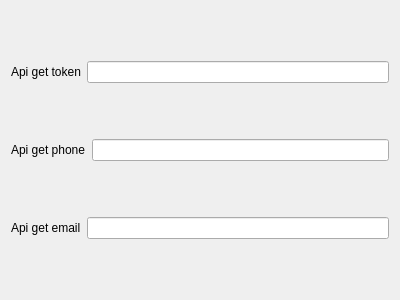
<?xml version="1.0" encoding="UTF-8"?>
<ui version="4.0">
 <class>CheckPoint</class>
 <widget class="QWidget" name="CheckPoint">
  <property name="geometry">
   <rect>
    <x>0</x>
    <y>0</y>
    <width>400</width>
    <height>300</height>
   </rect>
  </property>
  <property name="windowTitle">
   <string>Checkpoint</string>
  </property>
  <layout class="QVBoxLayout" name="verticalLayout">
   <item>
    <layout class="QHBoxLayout" name="horizontalLayout">
     <item>
      <widget class="QLabel" name="label">
       <property name="text">
        <string>Api get token</string>
       </property>
      </widget>
     </item>
     <item>
      <widget class="QLineEdit" name="lineEdit"/>
     </item>
    </layout>
   </item>
   <item>
    <layout class="QHBoxLayout" name="horizontalLayout_2">
     <item>
      <widget class="QLabel" name="label_2">
       <property name="text">
        <string>Api get phone</string>
       </property>
      </widget>
     </item>
     <item>
      <widget class="QLineEdit" name="lineEdit_2"/>
     </item>
    </layout>
   </item>
   <item>
    <layout class="QHBoxLayout" name="horizontalLayout_3">
     <item>
      <widget class="QLabel" name="label_3">
       <property name="text">
        <string>Api get email</string>
       </property>
      </widget>
     </item>
     <item>
      <widget class="QLineEdit" name="lineEdit_3"/>
     </item>
    </layout>
   </item>
  </layout>
 </widget>
 <resources/>
 <connections/>
</ui>
